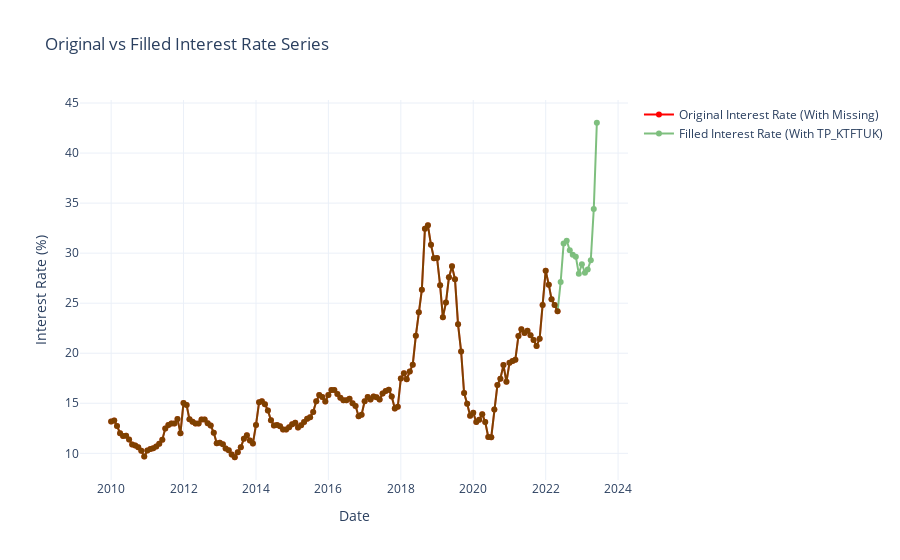

Write notebook code for a chart like this one.
### Code cell
fig = go.Figure()

fig.add_trace(go.Scatter(
    x=df["Date"], y=df["Faiz"],
    mode="lines+markers",
    name="Original Interest Rate (With Missing)",
    line=dict(color="red"),
    opacity=1
))

fig.add_trace(go.Scatter(
    x=df_filled["Date"], y=df_filled["Faiz"],
    mode="lines+markers",
    name="Filled Interest Rate (With TP_KTFTUK)",
    line=dict(color="green"),
    opacity=0.5
))

fig.update_layout(
    title="Original vs Filled Interest Rate Series",
    xaxis_title="Date",
    yaxis_title="Interest Rate (%)",
    hovermode="x unified",
    template="plotly_white"
)

fig.show()

### Figure 1 — Plotly figure (JSON) as saved in the notebook; plotly's stock layout.template omitted (floating-point values rounded to 4 significant figures; data arrays with more than 128 entries replaced by an {"elided": "..."} marker saying what was removed)
{"data": [{"line": {"color": "red"}, "mode": "lines+markers", "name": "Original Interest Rate (With Missing)", "opacity": 1, "type": "scatter", "x": {"elided": "162 str values"}, "y": {"elided": "162 float values"}}, {"line": {"color": "green"}, "mode": "lines+markers", "name": "Filled Interest Rate (With TP_KTFTUK)", "opacity": 0.5, "type": "scatter", "x": {"elided": "162 str values"}, "y": {"elided": "162 float values"}}], "layout": {"hovermode": "x unified", "title": {"text": "Original vs Filled Interest Rate Series"}, "xaxis": {"title": {"text": "Date"}}, "yaxis": {"title": {"text": "Interest Rate (%)"}}}}
